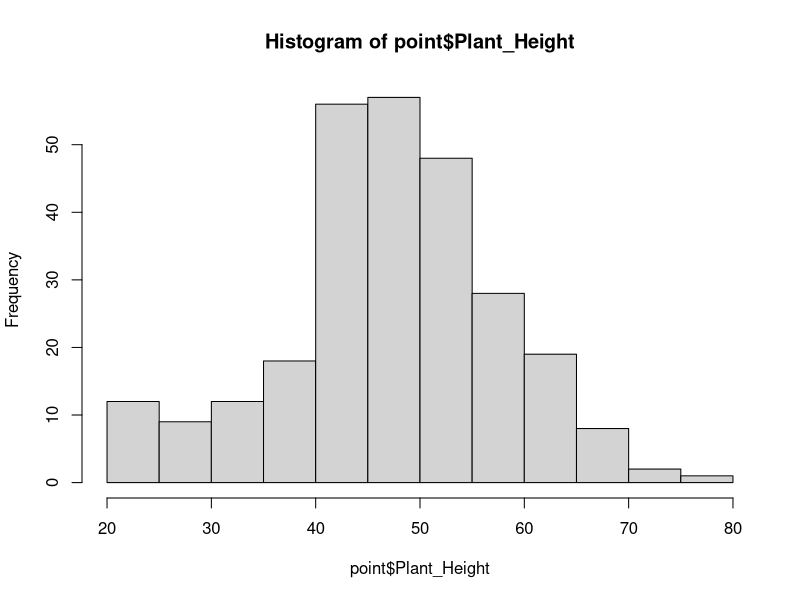
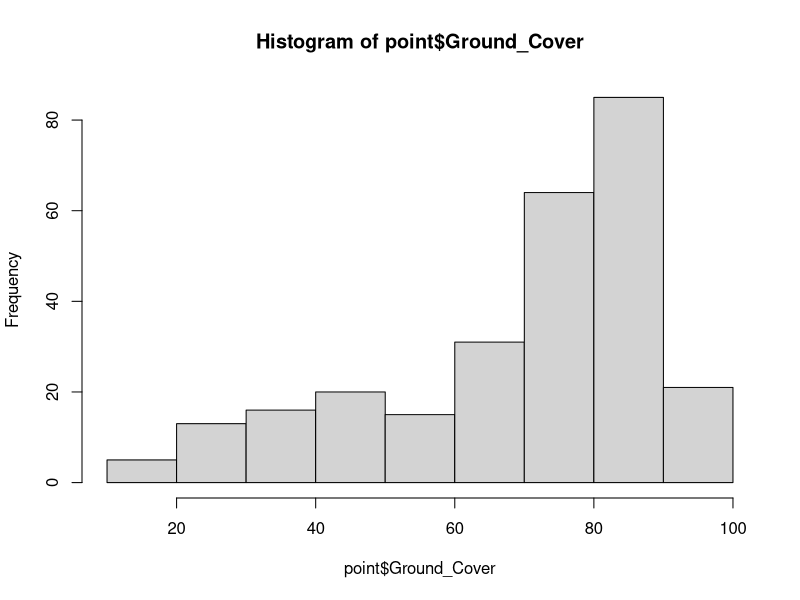
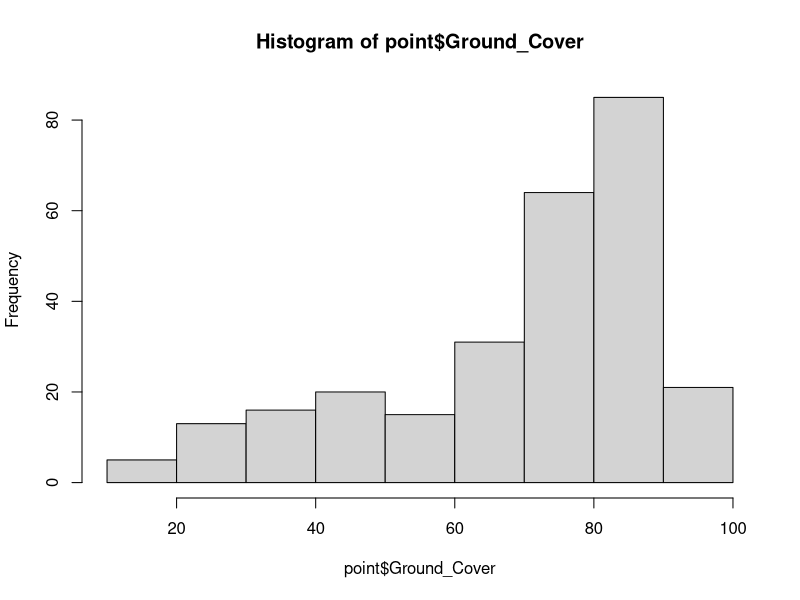
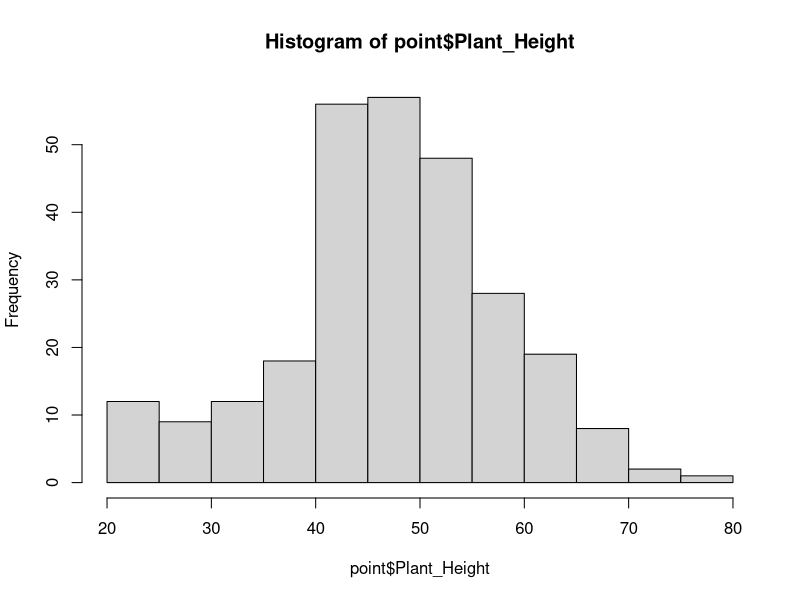

R code for these plots, in order: (Note: this script raises an error after producing the figures.)
options(scipen = 999)

#Libraries----

library("dplyr")
library('vegan')
library("corrplot")
library("tidyr")

#Data----
point <- read.csv("01. Data/Point_Data.csv")
head(point);dim(point)

field <- read.csv("01. Data/Survey_Data.csv")
head(field);dim(field)

morpho <- read.csv("01. Data/Morphospecies_Data.csv")
head(morpho);dim(morpho)

obs <- read.csv("01. Data/Observation_Data.csv")
head(obs);dim(obs)


#Prepping data----

##Removing unneeded columns----

summary(obs)
obs <- obs[,-which(names(obs) =="Notes")]
obs <- obs[,-which(names(obs) =="Wings")]

summary(morpho)
morpho <- morpho[,-which(names(morpho)=='NOTES')]
morpho <- morpho[,-which(names(morpho)=='Duplicates')]

summary(point)
hist(point$Plant_Height)
hist(point$Ground_Cover)

summary(field)
field <- field[,-which(names(field)=='Notes')]
field <- field[,-c(7:16)]
field <- field[,-which(names(field) =="NDVIsum_Field")] 
field <- field[,-which(names(field) =="Potato_Varient_1")] 
field <- field[,-which(names(field) =="Potato_Varient_2")] 

table(field$X500m_Prop_Build) #high proportion of zeros makes it unsuitable for modelling 
field <- field[,-which(names(field) =="X500m_Prop_Build")]

table(field$X500m_Prop_Nat_Graze) #high proportion of zeros makes it unsuitable for modelling
field <- field[,-which(names(field) =="X500m_Prop_Nat_Graze")]

table(field$X500m_Prop_Water)
table(field$X500m_Prop_Crops)

table(field$X1km_Prop_Build)#Not enough variation in data - unsuitable for modelling
field <- field[,-which(names(field) =="X1km_Prop_Build")]

table(field$X1km_Prop_Nat)#high proportion of zeros makes it unsuitable for modelling 
field <- field[,-which(names(field) =="X1km_Prop_Nat")]

table(field$X1km_Prop_Water)
table(field$X1km_Prop_Crops)
table(field$X1km_Prop_Nat_Graze) #high proportion of zeros makes it unsuitable for modelling 
field <- field[,-which(names(field) =="X1km_Prop_Nat_Graze")]

hist(point$Ground_Cover)
hist(point$Plant_Height)

##Some data fixes for functional groups----

table(morpho$Size)
morpho$Size[morpho$Size == "Unknown"] <- NA
morpho$Size[morpho$Size == "5-Oct"] <- "5-10"
morpho$Size[morpho$Size == "Oct-15"] <- "10-15"

#Since all levels greater then 10mm only have 1 morphospecies will combine together to  >10
morpho$Size[morpho$Size == ">30"] <- ">10"
morpho$Size[morpho$Size == "20-30"] <- ">10"
morpho$Size[morpho$Size == "15-20"] <- ">10"
morpho$Size[morpho$Size == "10-15"] <- ">10"

morpho$Size <- as.factor(morpho$Size)
levels(morpho$Size)
morpho$Size <- factor(morpho$Size, levels = c("0-2.5","2.5-5","5-10",">10"))

table(morpho$Trophic)
morpho$Trophic[morpho$Trophic == "Unknown"] <- NA

table(morpho$Hunting.Style)
morpho$Hunting.Style[morpho$Hunting.Style == "Unknown"] <- NA

table(morpho$Intro_Native) 
morpho$Intro_Native[morpho$Intro_Native == "Unknown"] <- NA
morpho$Intro_Native <- as.factor(morpho$Intro_Native)
levels(morpho$Intro_Native)
morpho$Intro_Native <- factor(morpho$Intro_Native, levels = c("Native","Introduced"))

table(morpho$Wings) 
morpho$Wings[morpho$Wings == "Unknown"] <- NA

#Correlation for environmental variables----

cordata <- data.frame(ID = point$Survey_Field,Height = point$Plant_Height,GC = point$Ground_Cover,Position = point$Spatial_Position)

cordata <- merge(cordata,field, by = "ID")

head(cordata);dim(cordata)

cordata <- cordata %>% dplyr::select(Height, GC, Position,Day_Sampled,Crop_Age_Days,Field_Area_m2,X500m_Prop_Crops,X500m_Prop_Water,X1km_Prop_Crops,X1km_Prop_Water,NDVImean_Field,NDVIsum_500m,NDVImean_500m,NDVIsum_1km,NDVImean_1km)

cordata$Position[cordata$Position == 'Outer'] <- 1
cordata$Position[cordata$Position == 'Inner'] <- 2
cordata$Position <- as.numeric(cordata$Position)

str(cordata)#checking for any other character variables
cor <- cor(cordata,method = "spearman")
colnames(cor) <- c("Height", "GC", "Position","Day Sampled","Crop Age","Field Area","Cropping 500m","Water 500m","Cropping 1000m","Water 1000m","Field NDVI (M)","NDVI 500m (S)","NDVI 500m (M)","NDVI 1000m (S)","NDVI 1000m (M)")
rownames(cor) <- c("Height", "GC", "Position","Day Sampled","Crop Age","Field Area","Cropping 500m","Water 500m","Cropping 1000m","Water 1000m","Field NDVI (M)","NDVI 500m (S)","NDVI 500m (M)","NDVI 1000m (S)","NDVI 1000m (M)")

dev.new(height=8,width=8,dpi=80,pointsize=14,noRStudioGD = T)
corrplot::corrplot(cor,method="color",  
                   type="upper",addCoef.col = 'black',number.cex = 0.6)
head(cor)

#Crops and water 500m are correlated with a design variable
#crops 1000m has a high correlation with a design variable also

#Uncorrelated variables listed below based on correlation plot

#Design variables: Crop age, day sampled and spatial position
#Point Variables: Ground cover, plant height
#Field variables: Field size, field NDVI (mean)
#Landscape variable: water 1km, NDVI (sum) (500m or 1km as these are correlated with each other)


##Merging data bases----

variables <- data.frame(Site = point$Site,Height = point$Plant_Height,GC = point$Ground_Cover,Position = point$Spatial_Position,ID = point$Survey_Field)

variables <- merge(variables,field, by = "ID")

head(variables);dim(variables)

variables <- variables %>% dplyr::select(ID,Site,Field,Height, GC, Position,Day_Sampled,Crop_Age_Days,Field_Area_m2,X1km_Prop_Water,NDVImean_Field,NDVIsum_1km)
head(variables);dim(variables)

invert <- data.frame(ID = obs$Site,Morphospecies = obs$Morphospecies)

invert <- merge(invert,morpho,by = "Morphospecies")
head(invert);dim(invert)

##removing wasps, Lepidoptera and serpintine leaf miner
dim(invert)

table(invert$Trophic)
length(which(invert$Trophic == 'Parasite'))
invert <- subset(invert, Trophic != 'Parasite' | is.na(Trophic))

table(invert$Order)
length(which(invert$Order == 'Lepidoptera'))
invert <- subset(invert, Order != 'Lepidoptera' | is.na(Order))

length(invert$Morphospecies[invert$Morphospecies == 'Serpintine_Leaf_Miner'])
invert <- subset(invert, Morphospecies != 'Serpintine_Leaf_Miner' | is.na(Morphospecies))

dim(morpho)

table(morpho$Trophic)
length(which(morpho$Trophic == 'Parasite'))
morpho <- subset(morpho, Trophic != 'Parasite' | is.na(Trophic))

table(morpho$Order)
length(which(morpho$Order == 'Lepidoptera'))
morpho <- subset(morpho, Order != 'Lepidoptera' | is.na(Order))

length(morpho$Morphospecies[morpho$Morphospecies == 'Serpintine_Leaf_Miner'])
morpho <- morpho[morpho$Morphospecies != 'Serpintine_Leaf_Miner',]

##Removing first survey observations
#diversity measures taken weren't reliable so excluded from analysis

head(variables);dim(variables)

length(variables$ID[variables$ID == 'S1_F3'])
variables <- variables[variables$ID != 'S1_F3',]

head(invert);dim(invert)

invert <- invert[!grepl("^S1", invert$ID), ]

#total observations = 2329

setdiff(unique(morpho$Morphospecies), unique(invert$Morphospecies))

#need to remove two from morpho to make sure that its got the same species are were observed
#double checking they aren't there
invert[invert$Morphospecies == 'Whitefly',]
invert[invert$Morphospecies == 'Brown_Weevil',] 
invert[invert$Morphospecies == 'Small_Ant',]

morpho <- morpho[morpho$Morphospecies != 'Brown_Weevil',]
morpho <- morpho[morpho$Morphospecies != 'Small_Ant',]
head(morpho);dim(morpho)


#Calculating for table of info----

length(unique(invert$Morphospecies))
length(invert$Morphospecies)

length(unique(
  invert$Morphospecies[which(invert$Trophic == "Predator")]))
length(invert$Morphospecies[which(invert$Trophic == "Predator")])

length(unique(
  invert$Morphospecies[which(invert$Trophic == "Herbivore")]))
length(invert$Morphospecies[which(invert$Trophic == "Herbivore")])

length(unique(
  invert$Morphospecies[which(invert$Trophic == "Ominvore")]))
length(invert$Morphospecies[which(invert$Trophic == "Ominvore")])

length(unique(
  invert$Morphospecies[which(invert$Trophic == "Ominvore")]))
length(invert$Morphospecies[which(invert$Trophic == "Ominvore")])

length(unique(
  invert$Morphospecies[which(invert$Trophic == "Fungivore")]))
length(invert$Morphospecies[which(invert$Trophic == "Fungivore")])

length(unique(
  invert$Morphospecies[which(invert$Trophic == "Hematophagous")]))
length(invert$Morphospecies[which(invert$Trophic == "Hematophagous")])

length(unique(
  invert$Morphospecies[which(invert$Hunting.Style == "Web")]))
length(invert$Morphospecies[which(invert$Hunting.Style == "Web")])

length(unique(invert$Morphospecies
              [which(invert$Hunting.Style == "Active_Hunting")]))
length(invert$Morphospecies
       [which(invert$Hunting.Style == "Active_Hunting")])

length(unique(invert$Morphospecies
  [which(invert$Hunting.Style == "Ambush_Hunter")]))
length(invert$Morphospecies
       [which(invert$Hunting.Style == "Ambush_Hunter")])

length(unique(
  invert$Morphospecies[which(invert$Hunting.Style == "Hawking")]))
length(invert$Morphospecies[which(invert$Hunting.Style == "Hawking")])

length(unique(
  invert$Morphospecies[which(invert$Size == "0-2.5")]))
length(invert$Morphospecies[which(invert$Size == "0-2.5")])

length(unique(
  invert$Morphospecies[which(invert$Size == "2.5-5")]))
length(invert$Morphospecies[which(invert$Size == "2.5-5")])

length(unique(
  invert$Morphospecies[which(invert$Size == "5-10")]))
length(invert$Morphospecies[which(invert$Size == "5-10")])

length(unique(
  invert$Morphospecies[which(invert$Size == ">10")]))
length(invert$Morphospecies[which(invert$Size == ">10")])

length(unique(
  invert$Morphospecies[which(invert$Wings == "Always_Winged")]))
length(invert$Morphospecies[which(invert$Wings == "Always_Winged")])

length(unique(
  invert$Morphospecies[which(invert$Wings == "Develops_Wings")]))
length(invert$Morphospecies[which(invert$Wings == "Develops_Wings")])

length(unique(
  invert$Morphospecies[which(invert$Wings == "Wingless")]))
length(invert$Morphospecies[which(invert$Wings == "Wingless")])

length(unique(
  invert$Morphospecies[which(invert$Wings == "Polymorphic")]))
length(invert$Morphospecies[which(invert$Wings == "Polymorphic")])


#Diversity measures for modelling----

table(invert$Order)
dim(variables)


##Richness----

head(invert);dim(invert)
head(variables);dim(variables)

names(invert)[names(invert) == "ID"] <- "Site"

richness <- data.frame(Site = variables$Site)
head(richness);dim(richness)

#all species richness
temprich <- aggregate(Morphospecies ~ Site, data = invert, FUN = function(x) length(unique(x)))
richness <- merge(richness,temprich,by = "Site",all.x = T)
head(richness);dim(richness)
colnames(richness)[2] <- "All"
head(richness);dim(richness)

#Trophic - Predator
temprich <- aggregate(Morphospecies ~ Site, data = invert[invert$Trophic == "Predator",], FUN = function(x) length(unique(x)))
richness <- merge(richness,temprich,by = "Site",all.x = T)
head(richness);dim(richness)
colnames(richness)[3] <- "Predator"

#Trophic - Herbivore
temprich <- aggregate(Morphospecies ~ Site, data = invert[invert$Trophic == "Herbivore",], FUN = function(x) length(unique(x)))
richness <- merge(richness,temprich,by = "Site",all.x = T)
head(richness);dim(richness)
colnames(richness)[4] <- "Herbivore"

#Trophic - Omnivore
temprich <- aggregate(Morphospecies ~ Site, data = invert[invert$Trophic == "Ominvore",], FUN = function(x) length(unique(x)))
richness <- merge(richness,temprich,by = "Site",all.x = T)
head(richness);dim(richness)
colnames(richness)[5] <- "Omnivore"

#Trophic - Fungivore
temprich <- aggregate(Morphospecies ~ Site, data = invert[invert$Trophic == "Fungivore",], FUN = function(x) length(unique(x)))
richness <- merge(richness,temprich,by = "Site",all.x = T)
head(richness);dim(richness)
colnames(richness)[6] <- "Fungivore"

#Trophic - Hematophagous
temprich <- aggregate(Morphospecies ~ Site, data = invert[invert$Trophic == "Hematophagous",], FUN = function(x) length(unique(x)))
richness <- merge(richness,temprich,by = "Site",all.x = T)
head(richness);dim(richness)
colnames(richness)[7] <- "Hematophagous"

#Hunting Style - Web
temprich <- aggregate(Morphospecies ~ Site, data = invert[invert$Hunting.Style == "Web",], FUN = function(x) length(unique(x)))
richness <- merge(richness,temprich,by = "Site",all.x = T)
head(richness);dim(richness)
colnames(richness)[8] <- "Web"

#Hunting Style - Active Hunting
temprich <- aggregate(Morphospecies ~ Site, data = invert[invert$Hunting.Style == "Active_Hunting",], FUN = function(x) length(unique(x)))
richness <- merge(richness,temprich,by = "Site",all.x = T)
head(richness);dim(richness)
colnames(richness)[9] <- "Active_Hunting"

#Hunting Style - Ambush Hunting
temprich <- aggregate(Morphospecies ~ Site, data = invert[invert$Hunting.Style == "Ambush_Hunter",], FUN = function(x) length(unique(x)))
richness <- merge(richness,temprich,by = "Site",all.x = T)
head(richness);dim(richness)
colnames(richness)[10] <- "Ambush_Hunting"

#Hunting Style - Hawking
temprich <- aggregate(Morphospecies ~ Site, data = invert[invert$Hunting.Style == "Hawking",], FUN = function(x) length(unique(x)))
richness <- merge(richness,temprich,by = "Site",all.x = T)
head(richness);dim(richness)
colnames(richness)[11] <- "Hawking"

#Size - 0-2.5mm
temprich <- aggregate(Morphospecies ~ Site, data = invert[invert$Size == "0-2.5",], FUN = function(x) length(unique(x)))
richness <- merge(richness,temprich,by = "Site",all.x = T)
head(richness);dim(richness)
colnames(richness)[12] <- "0-2.5"

#Size - 2.5-5mm
temprich <- aggregate(Morphospecies ~ Site, data = invert[invert$Size == "2.5-5",], FUN = function(x) length(unique(x)))
richness <- merge(richness,temprich,by = "Site",all.x = T)
head(richness);dim(richness)
colnames(richness)[13] <- "2.5-5"

#Size - 5-10mm
temprich <- aggregate(Morphospecies ~ Site, data = invert[invert$Size == "5-10",], FUN = function(x) length(unique(x)))
richness <- merge(richness,temprich,by = "Site",all.x = T)
head(richness);dim(richness)
colnames(richness)[14] <- "5-10"

#Size - >10mm
temprich <- aggregate(Morphospecies ~ Site, data = invert[invert$Size == ">10",], FUN = function(x) length(unique(x)))
richness <- merge(richness,temprich,by = "Site",all.x = T)
head(richness);dim(richness)
colnames(richness)[15] <- ">10"

#Native/intro - Native
temprich <- aggregate(Morphospecies ~ Site, data = invert[invert$Intro_Native == "Native",], FUN = function(x) length(unique(x)))
richness <- merge(richness,temprich,by = "Site",all.x = T)
head(richness);dim(richness)
colnames(richness)[16] <- "Native"

#Native/intro - Introduced 
temprich <- aggregate(Morphospecies ~ Site, data = invert[invert$Intro_Native == "Introduced",], FUN = function(x) length(unique(x)))
richness <- merge(richness,temprich,by = "Site",all.x = T)
head(richness);dim(richness)
colnames(richness)[17] <- "Introduced"

#Wings - Always Winged 
temprich <- aggregate(Morphospecies ~ Site, data = invert[invert$Wings == "Always_Winged",], FUN = function(x) length(unique(x)))
richness <- merge(richness,temprich,by = "Site",all.x = T)
head(richness);dim(richness)
colnames(richness)[18] <- "Always_Winged"

#Wings - Develops Wings 
temprich <- aggregate(Morphospecies ~ Site, data = invert[invert$Wings == "Develops_Wings",], FUN = function(x) length(unique(x)))
richness <- merge(richness,temprich,by = "Site",all.x = T)
head(richness);dim(richness)
colnames(richness)[19] <- "Develops_Wings"

#Wings - Wingless 
temprich <- aggregate(Morphospecies ~ Site, data = invert[invert$Wings == "Wingless",], FUN = function(x) length(unique(x)))
richness <- merge(richness,temprich,by = "Site",all.x = T)
head(richness);dim(richness)
colnames(richness)[20] <- "Wingless"

#Wings - Polymorphic 
temprich <- aggregate(Morphospecies ~ Site, data = invert[invert$Wings == "Polymorphic",], FUN = function(x) length(unique(x)))
richness <- merge(richness,temprich,by = "Site",all.x = T)
head(richness);dim(richness)
colnames(richness)[21] <- "Polymorphic"

#replacing all NAs with 0's 
richness[is.na(richness)] <- 0

###Creating modelling data----

head(variables);dim(variables)
head(richness);dim(richness)

ModelRich <- merge(richness,variables,by = "Site")
head(ModelRich);dim(ModelRich)

#working out prop zero for each functional group
head(richness[,c(2:21)]);dim(richness)
sapply(richness[,c(2:21)], function(col) mean(col == 0, na.rm = TRUE))

table(morpho$Morphospecies)

sum(table(invert$Wings))


#Removing native and introduced - I think this could be very misleading results since only 42 of 215 inverts were able to be classified 
#None of the functional groups were able to be identified for all species but I think this is the one that's the most in disproportion
head(ModelRich);dim(ModelRich)
ModelRich <- ModelRich %>% dplyr::select(-Native,-Introduced)

##Diversity (Inverse Simpson's diversity index)----

#diversity(table(x), index = "invsimpson")
#table (x) makes a table of species counts which is used to calulate diversity

head(invert);dim(invert)

diversity <- data.frame(Site = variables$Site)
head(diversity);dim(diversity)

#all species 

tempdiv <- aggregate(Morphospecies ~ Site, data = invert, FUN = function(x) diversity(table(x), index = "invsimpson"))
diversity <- merge(diversity,tempdiv,by = "Site",all.x = T)
head(diversity);dim(diversity)
colnames(diversity)[2] <- "All"
head(diversity);dim(diversity)

min(diversity$All,na.rm=T)
max(diversity$All,na.rm=T)

#Trophic

g <- 3
for (i in trophic.list) {
  
  tempdiv <- aggregate(Morphospecies ~ Site, 
                         data = invert[invert$Trophic == i,], 
                         FUN = function(x) diversity(
                           table(x),index = "invsimpson"))
  
  diversity <- merge(diversity,tempdiv,by = "Site",all.x = T)
  
  colnames(diversity)[g] <- i
  
  g <- g+1
}

head(diversity);dim(diversity)

colnames(diversity)[5] <- "Omnivore"

#Hunting style

for (i in hunt.list) {
  
  tempdiv <- aggregate(Morphospecies ~ Site, 
                       data = invert[invert$Hunting.Style == i,], 
                       FUN = function(x) diversity(
                         table(x),index = "invsimpson"))
  
  diversity <- merge(diversity,tempdiv,by = "Site",all.x = T)
  
  colnames(diversity)[g] <- i
  
  g <- g+1
}

head(diversity);dim(diversity)

#Size

for (i in size.list) {
  
  tempdiv <- aggregate(Morphospecies ~ Site, 
                       data = invert[invert$Size == i,], 
                       FUN = function(x) diversity(
                         table(x),index = "invsimpson"))
  
  diversity <- merge(diversity,tempdiv,by = "Site",all.x = T)
  
  colnames(diversity)[g] <- i
  
  g <- g+1
}

head(diversity);dim(diversity)


#Wings

for (i in wing.list) {
  
  tempdiv <- aggregate(Morphospecies ~ Site, 
                       data = invert[invert$Wings == i,], 
                       FUN = function(x) diversity(
                         table(x),index = "invsimpson"))
  
  diversity <- merge(diversity,tempdiv,by = "Site",all.x = T)
  
  colnames(diversity)[g] <- i
  
  g <- g+1
}

head(diversity);dim(diversity)


###Creating modelling data----


head(variables);dim(variables)
head(diversity);dim(diversity)

ModelDiv <- merge(diversity,variables,by = "Site")
head(ModelDiv);dim(ModelDiv)


#Binomial data----

head(invert);dim(invert)

occurance <- data.frame(Site = variables$Site)
head(occurance);dim(occurance)

#Not all functional groups are getting binomial models

#Trophic

trophic.list2 <- trophic.list[2:5]
tempoccur<- data.frame(Site = variables$Site)

b <- 2
for (i in trophic.list2) {
  
  tempoccur$pres.abs <- ifelse(tempoccur$Site %in% 
                        invert$Site[invert$Trophic == i], 1, 0)
  
  occurance <- merge(occurance,tempoccur,by = "Site",all.x = T)
  
  colnames(occurance)[b] <- i
  
  b <- b+1
}

head(occurance);dim(occurance)

colnames(occurance)[3] <- "Omnivore"

#Hunting Style

for (i in hunt.list) {
  
  tempoccur$pres.abs <- ifelse(tempoccur$Site %in% 
                               invert$Site[invert$Hunting.Style == i],
                               1, 0)
  
  occurance <- merge(occurance,tempoccur,by = "Site",all.x = T)
  
  colnames(occurance)[b] <- i
  
  b <- b+1
}

head(occurance);dim(occurance)

#Size

size.list2 <- size.list[2:4]

for (i in size.list2) {
  
  tempoccur$pres.abs <- ifelse(tempoccur$Site %in% 
                                 invert$Site[invert$Size == i], 1, 0)
  
  occurance <- merge(occurance,tempoccur,by = "Site",all.x = T)
  
  colnames(occurance)[b] <- i
  
  b <- b+1
}

head(occurance);dim(occurance)

#Wings

wing.list2 <- wing.list[c(1,3,4)]

for (i in wing.list) {
  
  tempoccur$pres.abs <- ifelse(tempoccur$Site %in% 
                                 invert$Site[invert$Wings == i], 1, 0)
  
  occurance <- merge(occurance,tempoccur,by = "Site",all.x = T)
  
  colnames(occurance)[b] <- i
  
  b <- b+1
}

head(occurance);dim(occurance)


###Creating modelling data----


head(variables);dim(variables)
head(occurance);dim(occurance)

ModelOccur <- merge(occurance,variables,by = "Site")
head(ModelOccur);dim(ModelOccur)

#Add coordinates----
#need in data to check for spatial autocorrelation in models later on in process

head(point);dim(point)

coords <- point %>% dplyr::select(Site, X_Cor,Y_Cor,Survey)
head(coords);dim(coords)

coords <- coords[coords$Survey != 1, ]
coords$Survey <- NULL

ModelRich2 <- merge(ModelRich,coords,by = "Site")
head(ModelRich2);dim(ModelRich2)

ModelDiv2 <- merge(ModelDiv,coords,by = "Site")
head(ModelDiv2);dim(ModelDiv2)

ModelOccur2 <- merge(ModelOccur,coords,by = "Site")
head(ModelOccur2);dim(ModelOccur2)

#END----
